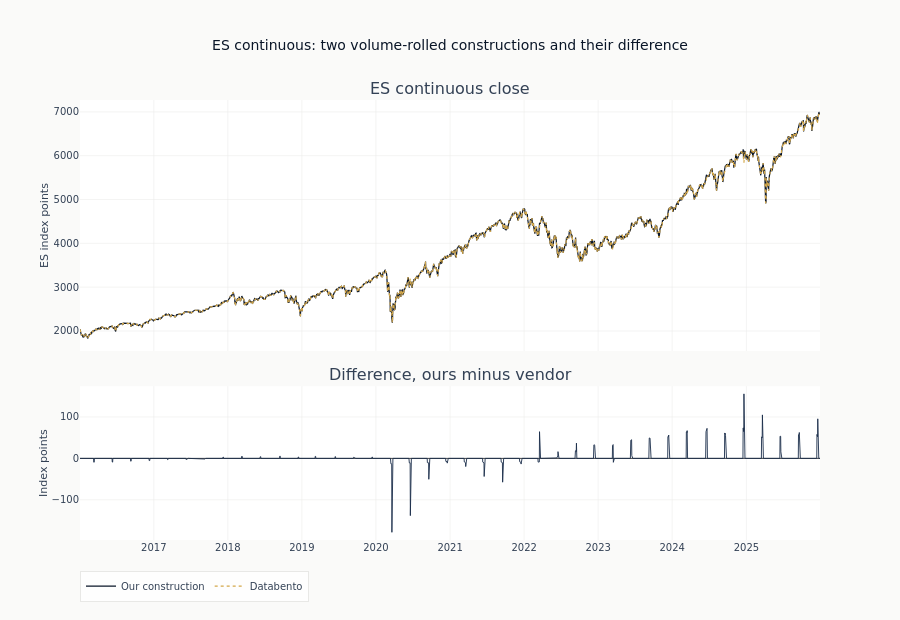

Write notebook code for a chart like this one.
### Markdown cell above
### Seeing the difference

### Code cell
fig = make_subplots(
    rows=2,
    cols=1,
    shared_xaxes=True,
    row_heights=[0.62, 0.38],
    vertical_spacing=0.08,
    subplot_titles=("ES continuous close", "Difference, ours minus vendor"),
)

comp_pd = comparison.sort("date").to_pandas()

fig.add_trace(
    go.Scatter(
        x=comp_pd["date"],
        y=comp_pd["our_close"],
        name="Our construction",
        line=dict(color=COLORS["blue"], width=1.2),
    ),
    row=1,
    col=1,
)
fig.add_trace(
    go.Scatter(
        x=comp_pd["date"],
        y=comp_pd["utc_day_close"],
        name="Databento",
        line=dict(color=COLORS["amber"], width=1.2, dash="dot"),
    ),
    row=1,
    col=1,
)
fig.add_trace(
    go.Scatter(
        x=comp_pd["date"],
        y=comp_pd["diff"],
        name="Difference",
        line=dict(color=COLORS["slate"], width=0.9),
        showlegend=False,
    ),
    row=2,
    col=1,
)
fig.update_yaxes(title_text="ES index points", row=1, col=1)
fig.update_yaxes(title_text="Index points", row=2, col=1)
fig.update_layout(
    height=620,
    title="ES continuous: two volume-rolled constructions and their difference",
    legend=dict(orientation="h", yanchor="bottom", y=-0.14, x=0),
)
show_plotly_with_alt(
    fig,
    "Two panels sharing a date axis from 2016 to 2025. The upper panel draws our constructed "
    "ES close and Databento's over each other; at this scale they read as a single rising "
    "line, from roughly two thousand index points to close to seven thousand. The lower panel "
    "draws the difference between them, which lies exactly on zero for long stretches and "
    "breaks into narrow isolated spikes in both directions. The spikes are barely visible "
    "before 2020, appear as a cluster of downward spikes in 2020 reaching below minus one "
    "hundred and fifty, and from 2022 onward become a regular quarterly comb of upward spikes "
    "that grows steadily taller, the largest reaching about one hundred and fifty index "
    "points.",
)

### Figure 1 — Plotly figure (JSON) as saved in the notebook; plotly's stock layout.template omitted (floating-point values rounded to 4 significant figures; data arrays with more than 128 entries replaced by an {"elided": "..."} marker saying what was removed)
{"data": [{"line": {"color": "#0a1628", "width": 1.2}, "name": "Our construction", "type": "scatter", "x": {"elided": "3110 str values"}, "xaxis": "x", "y": {"elided": "3110 float values"}, "yaxis": "y"}, {"line": {"color": "#D4A84B", "dash": "dot", "width": 1.2}, "name": "Databento", "type": "scatter", "x": {"elided": "3110 str values"}, "xaxis": "x", "y": {"elided": "3110 float values"}, "yaxis": "y"}, {"line": {"color": "#1a2d4a", "width": 0.9}, "name": "Difference", "showlegend": false, "type": "scatter", "x": {"elided": "3110 str values"}, "xaxis": "x2", "y": {"elided": "3110 float values"}, "yaxis": "y2"}], "layout": {"annotations": [{"font": {"size": 16}, "showarrow": false, "text": "ES continuous close", "x": 0.5, "xanchor": "center", "xref": "paper", "y": 1.0, "yanchor": "bottom", "yref": "paper"}, {"font": {"size": 16}, "showarrow": false, "text": "Difference, ours minus vendor", "x": 0.5, "xanchor": "center", "xref": "paper", "y": 0.3496, "yanchor": "bottom", "yref": "paper"}], "height": 620, "legend": {"orientation": "h", "x": 0, "y": -0.14, "yanchor": "bottom"}, "title": {"text": "ES continuous: two volume-rolled constructions and their difference"}, "xaxis": {"anchor": "y", "domain": [0.0, 1.0], "matches": "x2", "showticklabels": false}, "xaxis2": {"anchor": "y2", "domain": [0.0, 1.0]}, "yaxis": {"anchor": "x", "domain": [0.4296, 1.0], "title": {"text": "ES index points"}}, "yaxis2": {"anchor": "x2", "domain": [0.0, 0.3496], "title": {"text": "Index points"}}}}
